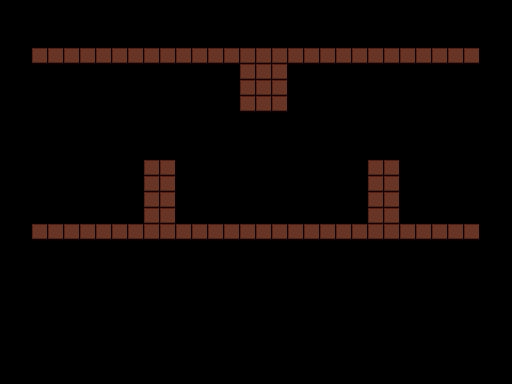

This is a level from a 2D game, rendered from its Tiled map with the project's own tilesets. A one-line summary and the map file follow, with tile-layer data summarised:
An orthogonal 32x24 tile map with 16x16 px tiles, 2 tile layers (Tiles, Collision), 3 tilesets and 7 objects (4x water, 2x portal, water_trigger).

<map version="1.0" orientation="orthogonal" width="32" height="24" tilewidth="16" tileheight="16">
 <properties>
  <property name="background_color" value="#000000" />
 </properties>
 <tileset firstgid="1" name="tiles" tilewidth="16" tileheight="16">
  <image source="../images/tiles.gif" width="192" height="160" />
 </tileset>
 <tileset firstgid="121" name="metatiles" tilewidth="16" tileheight="16">
  <image source="../images/metatiles.png" width="48" height="16" />
  <tile id="0">
   <properties>
    <property name="type" value="solid" />
   </properties>
  </tile>
  <tile id="1">
   <properties>
    <property name="type" value="lslope" />
   </properties>
  </tile>
  <tile id="2">
   <properties>
    <property name="type" value="rslope" />
   </properties>
  </tile>
 </tileset>
 <tileset firstgid="124" name="tiles2" tilewidth="16" tileheight="16">
  <image source="../images/tiles2.gif" width="400" height="256" />
 </tileset>
 <objectgroup name="Entities2" width="32" height="24" />
 <layer name="Tiles" width="32" height="24">
  <data>[768 cells, 133 non-empty, 17 distinct tile ids]</data>
 </layer>
 <layer name="Collision" width="32" height="24">
  <data>[768 cells, 81 non-empty, 1 distinct tile ids]</data>
 </layer>
 <objectgroup color="#0ca104" name="Entities" width="32" height="24">
  <object name="portal" x="480" y="64" width="32" height="160">
   <properties>
    <property name="to" value="scr033" />
   </properties>
  </object>
  <object name="portal" x="0" y="64" width="32" height="160">
   <properties>
    <property name="to" value="scr031" />
   </properties>
  </object>
  <object name="water" x="288" y="224" width="16" height="16" />
  <object name="water" x="256" y="224" width="16" height="16" />
  <object name="water" x="240" y="224" width="16" height="16" />
  <object name="water" x="272" y="224" width="16" height="16" />
  <object name="water_trigger" x="240" y="208" width="64" height="16" />
 </objectgroup>
</map>